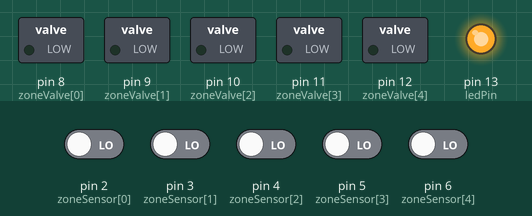
Bench run of a sketch on a simulated Arduino Uno, built with avr-gcc and run on an emulated ATmega328P. On the bench: switched loads named in the sketch (green lamp = pin HIGH), output pins drawn as LEDs (lit = HIGH). The inputs (shaded band) are chosen by the test bench; at power-on: pin 2 (zoneSensor[0]), pin 3 (zoneSensor[1]), pin 4 (zoneSensor[2]), pin 5 (zoneSensor[3]), pin 6 (zoneSensor[4]) LOW.

Above: at 0.1 s.
At 54.6 s:
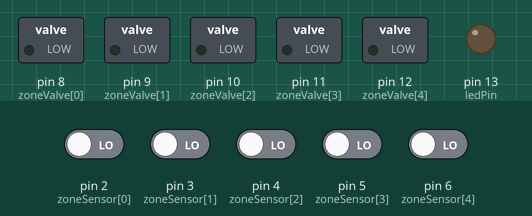
Timing chart, 0 to 56.1 s (numbered marks = the images above):
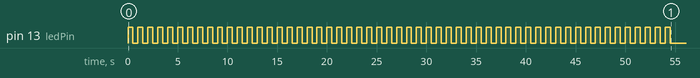

The sketch:

deCATinator.ino
```cpp
#include "Timer.h"

// Declare Constants

int zoneSensor[] = { 2, 3, 4, 5, 6 };
int zoneValve[] = { 8, 9, 10, 11, 12 };
//int sensorValveMap[] = {};

int numZones = 5;

const int ledPin =   13;             // Built-in LED
const int ledBlinkTime = 500;      // Blink one for half a second while calibrating

Timer t;
Timer secondTimer;

// Wait for the seonsor to calibrate (20 - 60 seconds according to datasheet)
// 60 Seconds in milliseconds
const unsigned int calibrationTime = 120000;
const unsigned int fifteenSecs = 5000;

void setup() {
  Serial.begin(9600);

  pinMode(ledPin, OUTPUT);

  for (int currentPin = 0; currentPin < numZones; currentPin++) {
    pinMode(zoneSensor[currentPin], INPUT);
    pinMode(zoneValve[currentPin], OUTPUT);
//    sensorValveMap[zoneSensor[currentPin]] = zoneValve[currentPin];
  }

  // We need to wait one minute for the sensor to calibrate
  // Get out of view of the sensor for this duration!

  // Blink the LED while calibrating
  for (unsigned int i=0; i<calibrationTime; i+=ledBlinkTime*2) {
    digitalWrite(ledPin, HIGH);
    delay(ledBlinkTime);
    digitalWrite(ledPin, LOW);
    delay(ledBlinkTime);
  }

  t.every(1000, checkActivity);

}

void checkActivity() {
  for (int currentPin = 0; currentPin < numZones; currentPin++) {
    if (sensorActive(zoneSensor[currentPin])) {
      Serial.println(zoneSensor[currentPin]);
//      openValve(sensorValveMap[zoneSensor[currentPin]], milliSecs, HIGH, 1);
      openValve(zoneValve[currentPin], fifteenSecs);
    }
  }
}


bool sensorActive(int pinNumber) {
  if (digitalRead(pinNumber) == HIGH) {
    return true;
  }
  return false;
}


void openValve(int pinNumber, int milliSecs) {

  secondTimer.oscillate(pinNumber, milliSecs, HIGH, 1);
}


void loop() {
  t.update();
  secondTimer.update();

/*  // Constantly check the state of pin 2
  // If it is HIGH the sensor is detecting motion
  if (digitalRead(2) == HIGH) {
    // Turn the LED on
    digitalWrite(ledPin, HIGH);
    digitalWrite(2, HIGH);

    // Tell the host computer we detected motion
    Serial.print(1);

    // Sleep for a second to prevent flooding the serial
    delay(1000);
  } else {
    // Turn the LED off
    digitalWrite(ledPin, LOW);
    digitalWrite(2, LOW);
  }

*/
}
```
